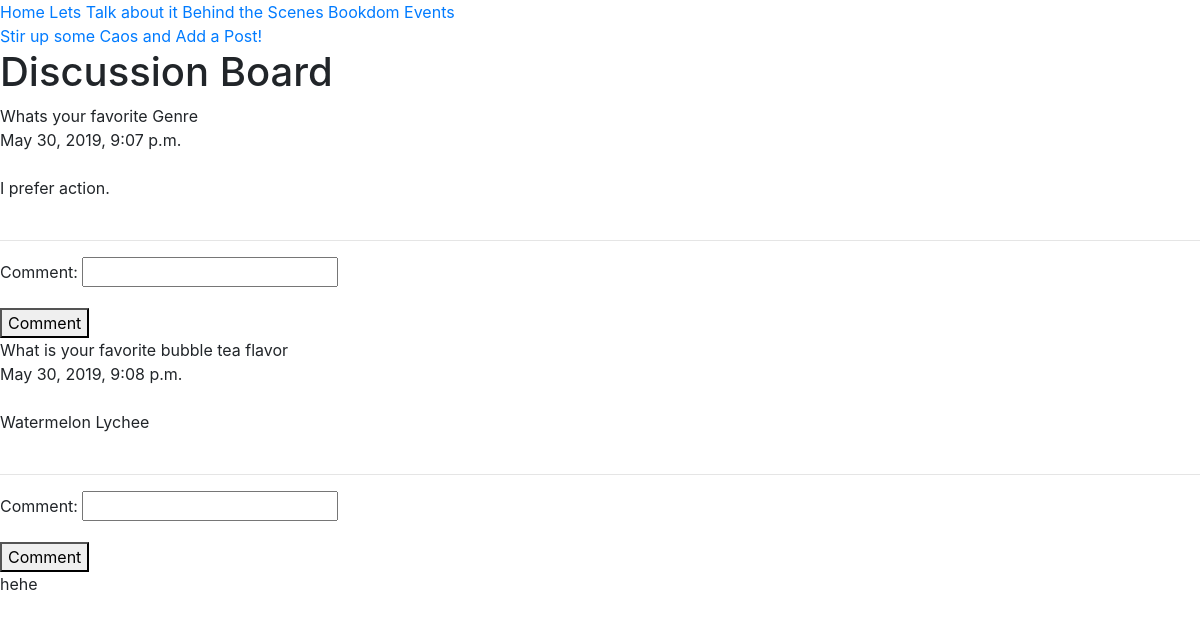
/viewAllDiscussion/, run on an earlier commit of the app's database.
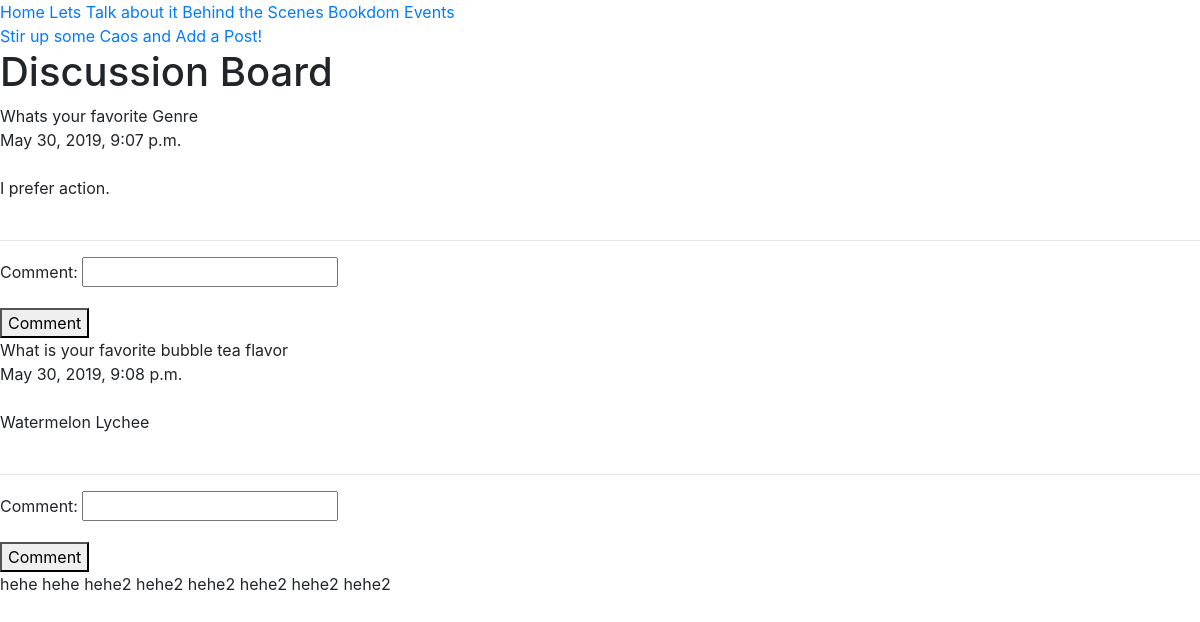
And on a later commit of the database.
### passionApp/models.py (models this page shows)
class DiscussionEntryModel(models.Model):
    topic = models.CharField(max_length=200, default="", blank=False)
    date = models.DateTimeField(default=datetime.now)
    image = models.FileField(upload_to='images', blank=True)
    entry = models.TextField(max_length=5000, default="", blank=False)
    video = models.FileField(upload_to='videos', blank=True, null=True)
    URL_link = models.URLField(blank=True)

class CommentEntryModel(models.Model):
    comment = models.CharField(max_length=200, blank=False)

### passionApp/views.py (the view)
# urls.py: path('viewAllDiscussion/', views.viewAllDiscussion, name='viewAllDiscussion'),
def viewAllDiscussion(request):
    form = CommentForm(request.POST or None, request.FILES or None)
    forms = CommentEntryModel.objects.all()
    discussionPosts = DiscussionEntryModel.objects.all()
    context = {
        "form": form,
        "allPosts": discussionPosts,
        "forms": forms
    }
    if request.method == "POST":
        CommentEntryModel.objects.create(comment=request.POST["comment"])
        return redirect("viewAllDiscussion")
    return render(request, "passionApp/discussionBoard.html", context)

### passionApp/forms.py
class CommentForm(forms.ModelForm):
    class Meta:
        model = CommentEntryModel
        fields="__all__"

### passionApp/templates/passionApp/discussionBoard.html (shortened to what this page needs)
{% extends 'passionApp/base.html' %}
{% block content %}
<h1>Discussion Board</h1>
<div>
{% for eachPost in allPosts %}
{{ eachPost.topic }}
<br>
{{ eachPost.date }}
<br>
<br>
{{ eachPost.entry }}
<br>
<br>
<hr>
<form method="post" enctype="multipart/form-data">
    {{ form.as_p }}
    <button>Comment</button>
</form>
{% endfor %}
{% for eachComment in forms %}
{{ eachComment.comment }}
{% endfor %}
{% endblock content %}
{% block addPost %}
<a href="{% url 'addDiscussion' %}">Stir up some Caos and Add a Post!</a>
{% endblock addPost %}

What changed in the data, as far as the page shows it:
added CommentEntryModel: comment "hehe"
added CommentEntryModel: comment "hehe2"
added CommentEntryModel: comment "hehe2"
added CommentEntryModel: comment "hehe2"
added CommentEntryModel: comment "hehe2"
added CommentEntryModel: comment "hehe2"
added CommentEntryModel: comment "hehe2"
